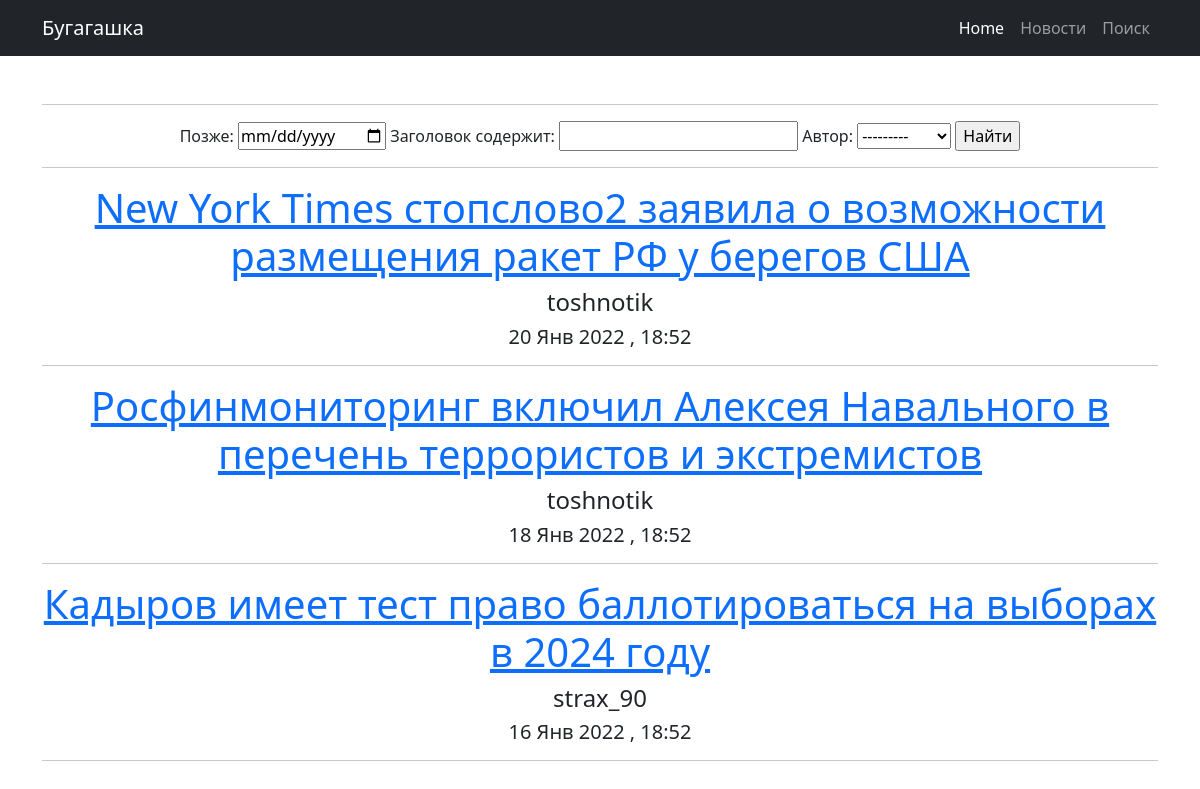
/news/search/, run on an earlier commit of the app's database.
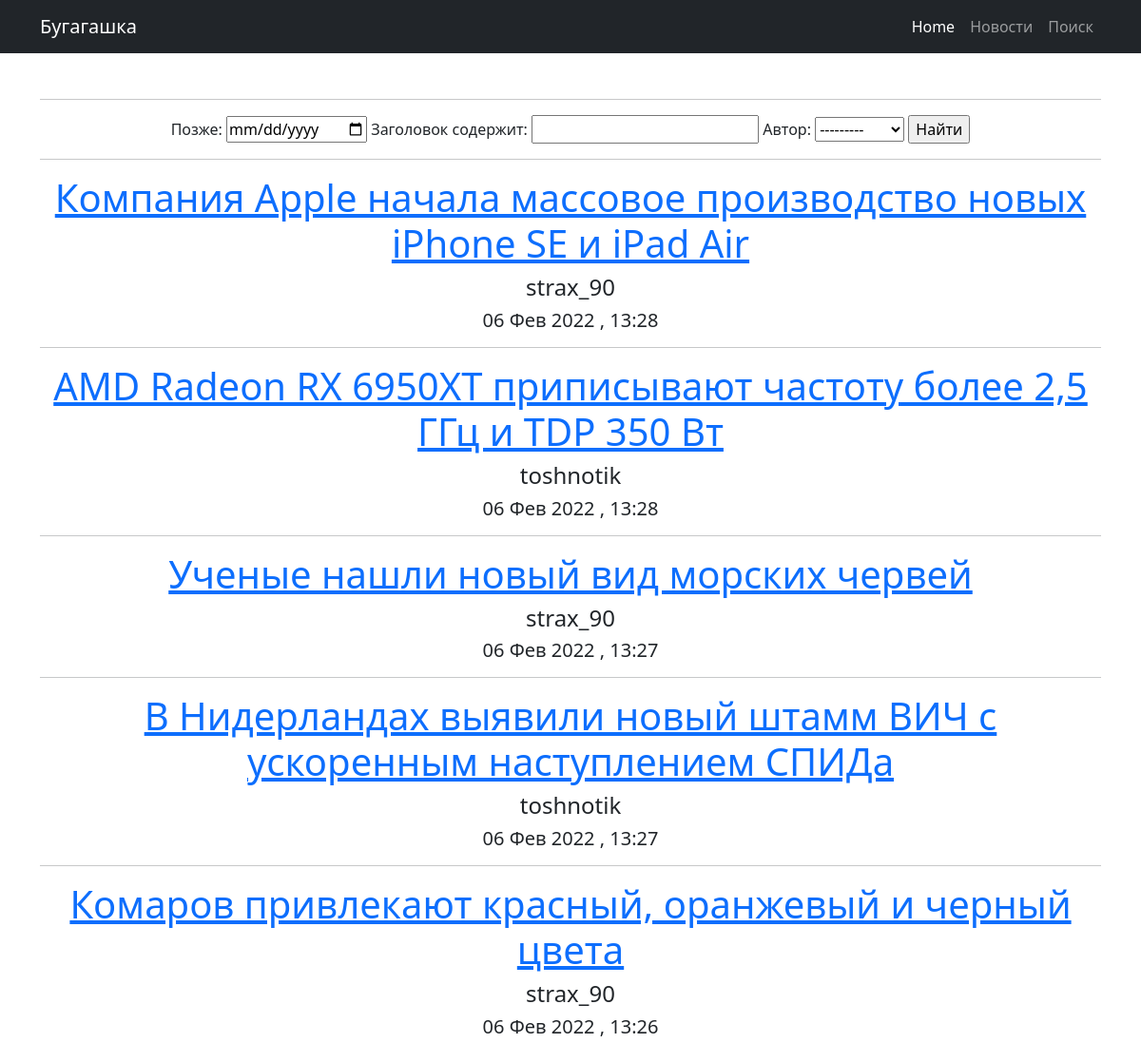
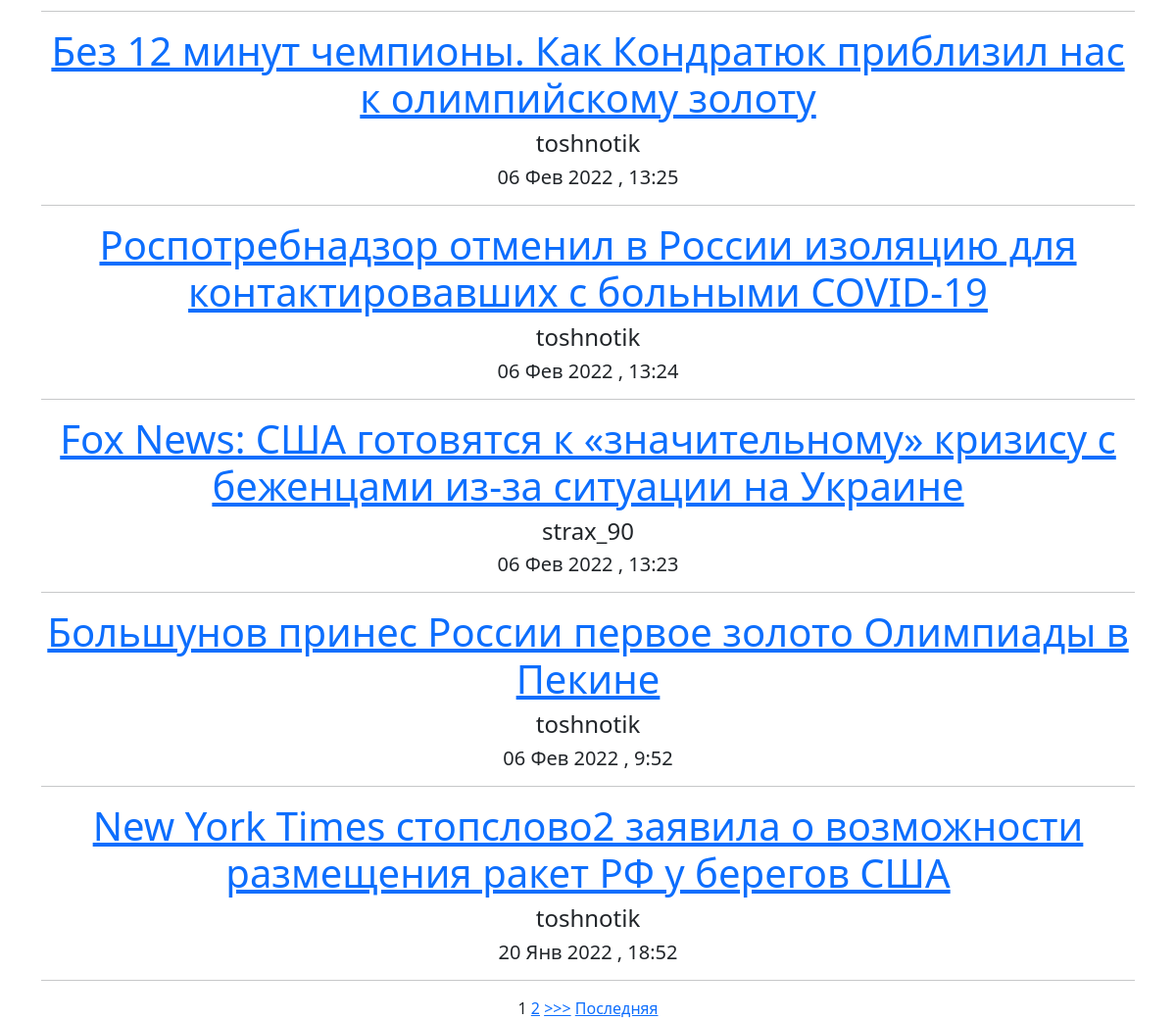
And on a later commit of the database (2 pictures, top to bottom).
### news/models.py (models this page shows, shortened)
class Post (models.Model):
    author = models.ForeignKey(Author, on_delete=models.CASCADE)
    NEWS = 'NW'
    ARTICLE = 'AR'
    CATEGORY_CHOICE = (
        (NEWS, 'Новость'),
        (ARTICLE, 'Статья')
    )
    categoryType = models.CharField(max_length=2, choices=CATEGORY_CHOICE, default=ARTICLE)
    dateCreation = models.DateTimeField(auto_now_add=True)
    postCategory = models.ManyToManyField(Category, through='PostCategory')
    title = models.CharField(max_length=128)
    text = models.TextField()
    rating = models.SmallIntegerField(default=0)

class Author(models.Model):
    authorUser = models.OneToOneField(User, on_delete=models.CASCADE)
    ratingAuthor = models.SmallIntegerField(default=0)
    def __str__(self):
        return f'{self.authorUser}'

### news/views.py (the view)
# urls.py: path('search/', PostSearch.as_view(), name='search'),
class PostSearch(ListView):
    model = Post
    template_name = 'search.html'
    context_object_name = 'search'
    queryset = Post.objects.order_by('-dateCreation')
    paginate_by = 10
    def get_filter(self):
        return PostFilter(self.request.GET, queryset=super().get_queryset())
    def get_queryset(self):
        return self.get_filter().qs
    def get_context_data(self, *args, **kwargs):
        return {
            **super().get_context_data(*args, **kwargs),
            'filter': self.get_filter(),
        }

### templates/search.html (shortened to what this page needs)
{% extends 'default.html' %}
{% load my_filters %}
{% block content %}
    <hr>
    <form method="GET">
    {{ filter.form }}
    <input type="submit" value="Найти">
    </form>
    <hr>
    {% for post in search %}
        <h1><a href="{% url 'post' post.id %}">{{ post.title }}</a></h1>
            <h4>{{  post.author.authorUser }}</h4>
        <h5>{{ post.dateCreation| date:'d M Y' }} , {{ post.dateCreation| time }}</h5>
        <hr>
        {% empty %}
            <h1>Ничего не найдено</h1>
    {% endfor %}
    {% if is_paginated %}
        {% for num in page_obj.paginator.page_range %}
            {% if page_obj.number == num %}
            <a>{{ num }}</a>
            {% elif num > page_obj.number|add:'-3' and num < page_obj.number|add:'3' %}
            <a href="?page={{ num }}">{{ num }}</a>
            {% endif %}
        {% endfor %}
        {% if page_obj.has_next %}
        <a href="?page={{ page_obj.next_page_number }}">>>></a>
        <a href="?page={{ page_obj.paginator.num_pages }}">Последняя</a>
        {% endif %}
    {% endif %}
{% endblock content %}

What changed in the data, as far as the page shows it:
no longer on this page (row unchanged): Post: title "Росфинмониторинг включил Алексея Навального в перечень террористов и экстремистов", author.authorUser "toshnotik", dateCreation "18 Янв 2022", dateCreation "18:52"
no longer on this page (row unchanged): Post: title "Кадыров имеет тест право баллотироваться на выборах в 2024 году", author.authorUser "strax_90", dateCreation "16 Янв 2022", dateCreation "18:52"
added Post: title "Компания Apple начала массовое производство новых iPhone SE и iPad Air", author.authorUser "strax_90", dateCreation "06 Фев 2022", dateCreation "13:28"
added Post: title "AMD Radeon RX 6950XT приписывают частоту более 2,5 ГГц и TDP 350 Вт", author.authorUser "toshnotik", dateCreation "06 Фев 2022", dateCreation "13:28"
added Post: title "Ученые нашли новый вид морских червей", author.authorUser "strax_90", dateCreation "06 Фев 2022", dateCreation "13:27"
added Post: title "В Нидерландах выявили новый штамм ВИЧ с ускоренным наступлением СПИДа", author.authorUser "toshnotik", dateCreation "06 Фев 2022", dateCreation "13:27"
added Post: title "Комаров привлекают красный, оранжевый и черный цвета", author.authorUser "strax_90", dateCreation "06 Фев 2022", dateCreation "13:26"
added Post: title "Без 12 минут чемпионы. Как Кондратюк приблизил нас к олимпийскому золоту", author.authorUser "toshnotik", dateCreation "06 Фев 2022", dateCreation "13:25"
added Post: title "Роспотребнадзор отменил в России изоляцию для контактировавших с больными COVID-19", author.authorUser "toshnotik", dateCreation "06 Фев 2022", dateCreation "13:24"
added Post: title "Fox News: США готовятся к «значительному» кризису с беженцами из-за ситуации на Украине", author.authorUser "strax_90", dateCreation "06 Фев 2022", dateCreation "13:23"
added Post: title "Большунов принес России первое золото Олимпиады в Пекине", author.authorUser "toshnotik", dateCreation "06 Фев 2022", dateCreation "9:52"
Also different on the page:
new list line: "1"
new list line: "2"
text now shown: ">>> Последняя"
